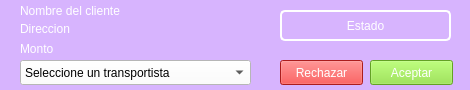
<?xml version="1.0" encoding="UTF-8"?>
<ui version="4.0">
 <class>solicitudWidget</class>
 <widget class="QWidget" name="solicitudWidget">
  <property name="geometry">
   <rect>
    <x>0</x>
    <y>0</y>
    <width>470</width>
    <height>90</height>
   </rect>
  </property>
  <property name="windowTitle">
   <string>Form</string>
  </property>
  <property name="styleSheet">
   <string notr="true"/>
  </property>
  <widget class="QPushButton" name="btnRechazar">
   <property name="geometry">
    <rect>
     <x>280</x>
     <y>60</y>
     <width>83</width>
     <height>25</height>
    </rect>
   </property>
   <property name="styleSheet">
    <string notr="true">background-color: rgb(239, 41, 41);
color: rgb(255, 255, 255);</string>
   </property>
   <property name="text">
    <string>Rechazar</string>
   </property>
  </widget>
  <widget class="QPushButton" name="btnAceptar">
   <property name="geometry">
    <rect>
     <x>370</x>
     <y>60</y>
     <width>83</width>
     <height>25</height>
    </rect>
   </property>
   <property name="styleSheet">
    <string notr="true">background-color: rgb(138, 226, 52);
color: rgb(255, 255, 255);</string>
   </property>
   <property name="text">
    <string>Aceptar</string>
   </property>
  </widget>
  <widget class="QLabel" name="nombreCliente">
   <property name="geometry">
    <rect>
     <x>20</x>
     <y>0</y>
     <width>421</width>
     <height>21</height>
    </rect>
   </property>
   <property name="styleSheet">
    <string notr="true">font: 75 12pt &quot;Quicksand Medium&quot;;
color: rgb(255, 255, 255);</string>
   </property>
   <property name="text">
    <string>Nombre del cliente</string>
   </property>
  </widget>
  <widget class="QLabel" name="direccion">
   <property name="geometry">
    <rect>
     <x>20</x>
     <y>22</y>
     <width>261</width>
     <height>16</height>
    </rect>
   </property>
   <property name="styleSheet">
    <string notr="true">color: rgb(255, 255, 255);</string>
   </property>
   <property name="text">
    <string>Direccion</string>
   </property>
   <property name="alignment">
    <set>Qt::AlignLeading|Qt::AlignLeft|Qt::AlignTop</set>
   </property>
   <property name="wordWrap">
    <bool>true</bool>
   </property>
  </widget>
  <widget class="QComboBox" name="comboBoxTransp">
   <property name="geometry">
    <rect>
     <x>20</x>
     <y>60</y>
     <width>231</width>
     <height>25</height>
    </rect>
   </property>
   <property name="styleSheet">
    <string notr="true">color: rgb(0, 0, 0);
background-color: rgb(255, 255, 255);</string>
   </property>
   <item>
    <property name="text">
     <string>Seleccione un transportista</string>
    </property>
   </item>
  </widget>
  <widget class="QLabel" name="estatus">
   <property name="geometry">
    <rect>
     <x>280</x>
     <y>10</y>
     <width>171</width>
     <height>31</height>
    </rect>
   </property>
   <property name="styleSheet">
    <string notr="true">font: 75 12pt &quot;Quicksand Medium&quot;;
border: 2px solid white;
border-radius: 5px;
color: rgb(255, 255, 255);</string>
   </property>
   <property name="text">
    <string>Estado</string>
   </property>
   <property name="alignment">
    <set>Qt::AlignCenter</set>
   </property>
   <property name="wordWrap">
    <bool>false</bool>
   </property>
  </widget>
  <widget class="QLabel" name="monto">
   <property name="geometry">
    <rect>
     <x>20</x>
     <y>40</y>
     <width>91</width>
     <height>17</height>
    </rect>
   </property>
   <property name="styleSheet">
    <string notr="true">color: rgb(255, 255, 255);</string>
   </property>
   <property name="text">
    <string>Monto</string>
   </property>
  </widget>
  <widget class="QLabel" name="label_2">
   <property name="geometry">
    <rect>
     <x>0</x>
     <y>0</y>
     <width>470</width>
     <height>100</height>
    </rect>
   </property>
   <property name="styleSheet">
    <string notr="true">background-color: rgb(215, 180, 254);</string>
   </property>
   <property name="text">
    <string/>
   </property>
  </widget>
  <zorder>label_2</zorder>
  <zorder>btnRechazar</zorder>
  <zorder>btnAceptar</zorder>
  <zorder>nombreCliente</zorder>
  <zorder>direccion</zorder>
  <zorder>comboBoxTransp</zorder>
  <zorder>estatus</zorder>
  <zorder>monto</zorder>
 </widget>
 <resources/>
 <connections/>
</ui>
